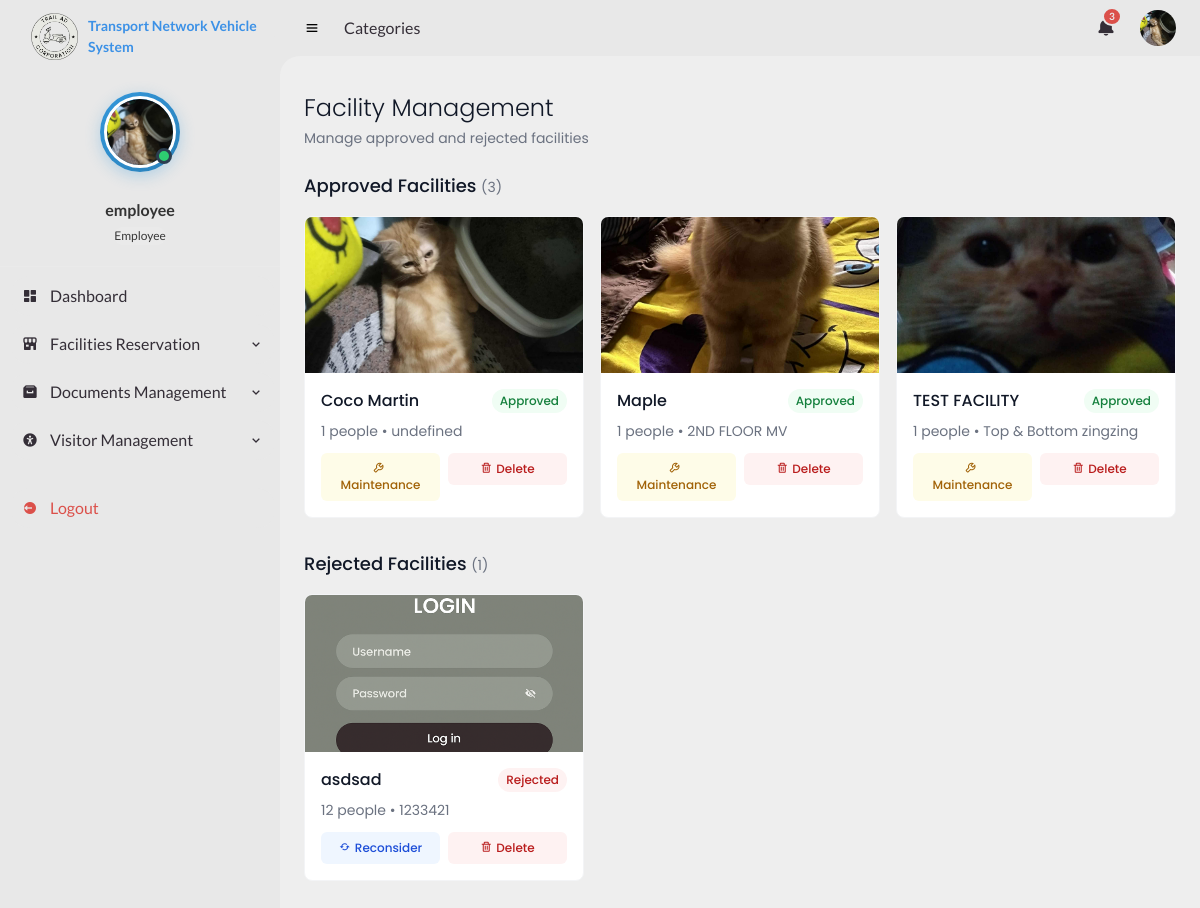
The page /PHP/Reservation_Calendar.php (signed in) on the database as committed earlier.
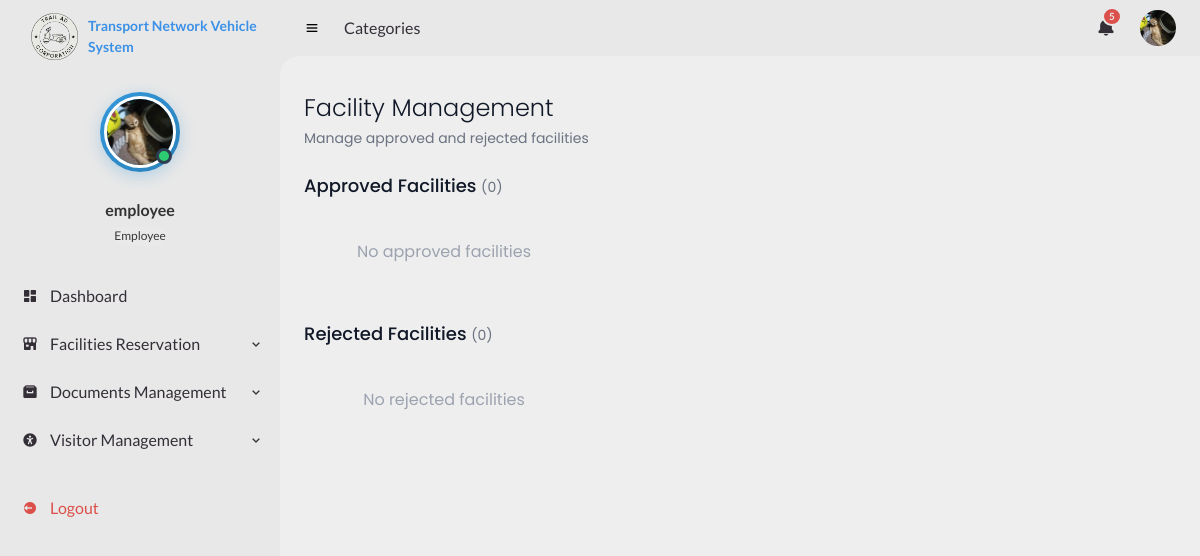
The same page on the database as committed later.
### tables this page shows
CREATE TABLE `facilities` (
  `facility_id` int(11) NOT NULL,
  `name` varchar(100) NOT NULL,
  `capacity` int(11) NOT NULL,
  `location` varchar(150) NOT NULL,
  `status` enum('Pending','Approved','Rejected','Under Maintenance') DEFAULT 'Pending',
  `picture` varchar(255) DEFAULT NULL,
  `available_date` date NOT NULL,
  `available_time` time NOT NULL,
  `created_at` timestamp NOT NULL DEFAULT current_timestamp()
);

### PHP/partials/functions.php (called while the page is built, shortened)
<?php
function getPendingItems($conn) {
    $pendingItems = [];
    $sql_res = "SELECT 'Reservation' as type, reserved_by as name, created_at, 'Approval_Rejection_Requests.php' as link
                FROM reservations WHERE status = 'Pending' ORDER BY created_at DESC LIMIT 3";
    $result_res = $conn->query($sql_res);
    $sql_fac = "SELECT 'New Facility' as type, name, created_at, 'Reserve_Room.php' as link
                FROM facilities WHERE status = 'Pending' ORDER BY created_at DESC LIMIT 3";
    $result_fac = $conn->query($sql_fac);
    if ($result_fac && $result_fac->num_rows > 0) {
        while ($row = $result_fac->fetch_assoc()) {
            $pendingItems[] = $row;
        }
    }
    $sql_vis = "SELECT 'Visitor Pre-Reg' as type, name, created_at, 'Visitor_Pre_Registration.php' as link
                FROM visitors WHERE request_status = 'pending' ORDER BY created_at DESC LIMIT 3";
    $result_vis = $conn->query($sql_vis);
    if ($result_vis && $result_vis->num_rows > 0) {
        while ($row = $result_vis->fetch_assoc()) {
            $pendingItems[] = $row;
        }
    }
    usort($pendingItems, function($a, $b) {
        return strtotime($b['created_at']) - strtotime($a['created_at']);
    });
    return array_slice($pendingItems, 0, 5);
}
?>

### PHP/Reservation_Calendar.php (the view, shortened to what the changed rows need)
<?php
include 'db_connect.php';
include 'partials/functions.php';
$pendingApprovals = getPendingItems($conn);
$sql = "SELECT * FROM facilities WHERE status IN ('Approved', 'Rejected') ORDER BY name ASC";
$result = $conn->query($sql);
$approvedFacilities = [];
$rejectedFacilities = [];
if ($result && $result->num_rows > 0) {
    while ($row = $result->fetch_assoc()) {
        if ($row['status'] === 'Approved') {
            $approvedFacilities[] = $row;
        } elseif ($row['status'] === 'Rejected') {
            $rejectedFacilities[] = $row;
        }
    }
}
?>
<!DOCTYPE html>
<html lang="en">
<head>
    <link href='https://unpkg.com/boxicons@2.1.4/css/boxicons.min.css' rel='stylesheet'>
    <script src="https://cdn.tailwindcss.com"></script>
    <link rel="stylesheet" href="../CSS/index.css">
</head>
<body style="background-color: #eeeeee;" class="bg-custom flex h-screen overflow-hidden">
    <section id="content">
        <?php include 'partials/header.php'; ?>
        <main class="w-full px-6 py-6">
            <div class="mb-6">
                <h1 class="text-2xl font-light text-gray-900">Facility Management</h1>
            </div>
            <div class="space-y-8">
                <div>
                    <h2 class="text-lg font-medium text-gray-900 mb-4">Approved Facilities <span class="text-sm font-normal text-gray-500">(<?php echo count($approvedFacilities); ?>)</span></h2>
                    <div class="grid grid-cols-1 md:grid-cols-2 lg:grid-cols-3 xl:grid-cols-4 2xl:grid-cols-5 gap-4">
                            <?php if (empty($approvedFacilities)): ?>
                                <p class="text-gray-400 text-center py-6">No approved facilities</p>
                            <?php else: ?>
                                <?php foreach ($approvedFacilities as $row):
                                    $picturePath = !empty($row['picture']) ? "../uploads/" . htmlspecialchars($row['picture']) : "https://via.placeholder.com/300x200?text=No+Image";
                                ?>
                                    <div class='bg-white rounded-lg border border-gray-100 hover:border-gray-200 transition-colors overflow-hidden'>
                                        <div class='aspect-video overflow-hidden'>
                                            <img src='<?php echo $picturePath; ?>' alt='<?php echo htmlspecialchars($row['name']); ?>' class='w-full h-full object-cover'>
                                        </div>
                                        <div class="p-4">
                                            <div class="flex items-start justify-between mb-2">
                                                <h3 class='font-medium text-gray-900 truncate'><?php echo htmlspecialchars($row['name']); ?></h3>
                                                <span class='px-2 py-1 rounded-full text-xs font-medium bg-green-50 text-green-700 ml-2 flex-shrink-0'>Approved</span>
                                            </div>
                                            <p class='text-sm text-gray-500 mb-3'><?php echo $row['capacity']; ?> people • <?php echo htmlspecialchars($row['location']); ?></p>
                                            <div class="flex gap-2">
                                                <form method='POST' onsubmit="return confirm('Set to maintenance?');" class="flex-1">
                                                    <button type='submit' class='w-full bg-yellow-50 hover:bg-yellow-100 text-yellow-700 px-3 py-2 rounded-md text-xs font-medium transition-colors'>
                                                        <i class='bx bx-wrench mr-1'></i>Maintenance
                                                    </button>
                                                </form>
                                                <form method='POST' onsubmit="return confirm('Delete permanently?');" class="flex-1">
                                                    <button type='submit' class='w-full bg-red-50 hover:bg-red-100 text-red-700 px-3 py-2 rounded-md text-xs font-medium transition-colors'>
                                                        <i class='bx bx-trash mr-1'></i>Delete
                                                    </button>
                                                </form>
                                            </div>
                                        </div>
                                    </div>
                                <?php endforeach; ?>
                            <?php endif; ?>
                        </div>
                    </div>
                <div>
                    <h2 class="text-lg font-medium text-gray-900 mb-4">Rejected Facilities <span class="text-sm font-normal text-gray-500">(<?php echo count($rejectedFacilities); ?>)</span></h2>
                    <div class="grid grid-cols-1 md:grid-cols-2 lg:grid-cols-3 xl:grid-cols-4 2xl:grid-cols-5 gap-4">
                            <?php if (empty($rejectedFacilities)): ?>
                                <p class="text-gray-400 text-center py-6">No rejected facilities</p>
                            <?php else: ?>
                                <?php foreach ($rejectedFacilities as $row):
                                    $picturePath = !empty($row['picture']) ? "../uploads/" . htmlspecialchars($row['picture']) : "https://via.placeholder.com/300x200?text=No+Image";
                                ?>
                                    <div class='bg-white rounded-lg border border-gray-100 hover:border-gray-200 transition-colors overflow-hidden'>
                                        <div class='aspect-video overflow-hidden'>
                                            <img src='<?php echo $picturePath; ?>' alt='<?php echo htmlspecialchars($row['name']); ?>' class='w-full h-full object-cover'>
                                        </div>
                                        <div class="p-4">
                                            <div class="flex items-start justify-between mb-2">
                                                <h3 class='font-medium text-gray-900 truncate'><?php echo htmlspecialchars($row['name']); ?></h3>
                                                <span class='px-2 py-1 rounded-full text-xs font-medium bg-red-50 text-red-700 ml-2 flex-shrink-0'>Rejected</span>
                                            </div>
                                            <p class='text-sm text-gray-500 mb-3'><?php echo $row['capacity']; ?> people • <?php echo htmlspecialchars($row['location']); ?></p>
                                            <div class="flex gap-2">
                                                <form method='POST' onsubmit="return confirm('Reconsider for approval?');" class="flex-1">
                                                    <button type='submit' class='w-full bg-blue-50 hover:bg-blue-100 text-blue-700 px-3 py-2 rounded-md text-xs font-medium transition-colors'>
                                                        <i class='bx bx-refresh mr-1'></i>Reconsider
                                                    </button>
                                                </form>
                                                <form method='POST' onsubmit="return confirm('Delete permanently?');" class="flex-1">
                                                    <button type='submit' class='w-full bg-red-50 hover:bg-red-100 text-red-700 px-3 py-2 rounded-md text-xs font-medium transition-colors'>
                                                        <i class='bx bx-trash mr-1'></i>Delete
                                                    </button>
                                                </form>
                                            </div>
                                        </div>
                                    </div>
                                <?php endforeach; ?>
                            <?php endif; ?>
                        </div>
                    </div>
                </div>
            </main>
    </section>
</body>
</html>

### PHP/partials/header.php (shortened to what the changed rows need)
<nav>
    <a href="#" class="notification" id="notificationBtn">
        <i class='bx bxs-bell' ></i>
        <span class="num"><?= count($pendingApprovals) ?></span>
    </a>
</nav>

Rows that differ between the two databases and show on the page:
removed facilities: picture (picture), name "Coco Martin", capacity "1", location "undefined", shown under "Approved Facilities (3)"
removed facilities: picture (picture), name "Maple", capacity "1", location "2ND FLOOR MV", shown under "Approved Facilities (3)"
removed facilities: picture (picture), name "TEST FACILITY", capacity "1", location "Top & Bottom zingzing", shown under "Approved Facilities (3)"
removed facilities: picture (picture), name "asdsad", capacity "12", location "1233421", shown under "Rejected Facilities (1)"
Other text that changed with them:
count($pendingApprovals): "3" → "5"
count($approvedFacilities): "3" → "0"
count($rejectedFacilities): "1" → "0"
text now shown: "No approved facilities No rejected facilities"
